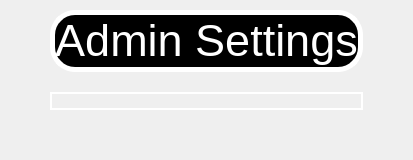
         <widget class="QWidget" name="adminPage">
          <layout class="QGridLayout" name="gridLayout_14" rowstretch="30,70">
           <property name="leftMargin">
            <number>50</number>
           </property>
           <property name="topMargin">
            <number>10</number>
           </property>
           <property name="rightMargin">
            <number>50</number>
           </property>
           <property name="bottomMargin">
            <number>50</number>
           </property>
           <property name="verticalSpacing">
            <number>20</number>
           </property>
           <item row="0" column="0">
            <widget class="QLabel" name="adminSettingsLabel">
             <property name="font">
              <font>
               <family>Ubuntu</family>
               <pointsize>34</pointsize>
              </font>
             </property>
             <property name="styleSheet">
              <string notr="true">color: rgb(255, 255, 255);


background-color: rgb(0, 0, 0);
border: 5px solid;
border-radius: 5px;
border-color: rgb(255, 255, 255);
border-radius: 25px;

</string>
             </property>
             <property name="text">
              <string>Admin Settings</string>
             </property>
             <property name="textFormat">
              <enum>Qt::RichText</enum>
             </property>
             <property name="scaledContents">
              <bool>false</bool>
             </property>
             <property name="alignment">
              <set>Qt::AlignCenter</set>
             </property>
            </widget>
           </item>
           <item row="1" column="0">
            <widget class="QGroupBox" name="settingsPanel_3">
             <property name="styleSheet">
              <string notr="true">border: 2px solid navy;
border-color: rgb(255, 255, 255);
border-radius: 10px;</string>
             </property>
             <property name="title">
              <string/>
             </property>
             <widget class="QCheckBox" name="checkBox">
              <property name="geometry">
               <rect>
                <x>150</x>
                <y>79</y>
                <width>321</width>
                <height>61</height>
               </rect>
              </property>
              <property name="font">
               <font>
                <family>Ubuntu</family>
                <pointsize>16</pointsize>
               </font>
              </property>
              <property name="styleSheet">
               <string notr="true">color: rgb(255, 255, 255);</string>
              </property>
              <property name="text">
               <string>Enable multi-thread detection</string>
              </property>
              <property name="iconSize">
               <size>
                <width>40</width>
                <height>40</height>
               </size>
              </property>
              <property name="checkable">
               <bool>true</bool>
              </property>
              <property name="tristate">
               <bool>false</bool>
              </property>
             </widget>
            </widget>
           </item>
          </layout>
         </widget>
